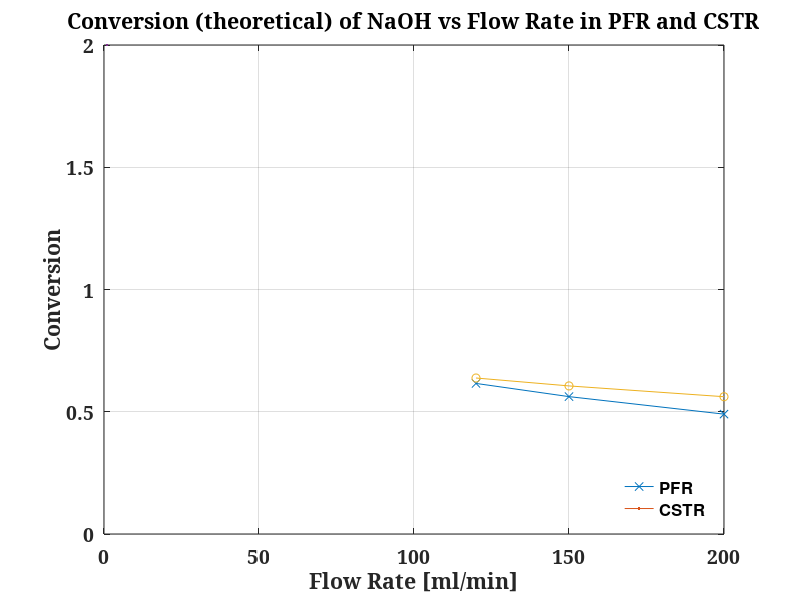

This figure's MATLAB source:
clc;
clear;
% Given Data

mass_NaOH = 40; % g/mol
mass_ETAC = 88.11; % g/mol
mass_HCL =  36.46; % g/mol
rho_ETAC = 0.902; % g/ml
rho_HCL = 1.16; % g/ml

Co_NaOH = 0.05; % gmol/lit
k = 0.19; % l/mol.s



NaOH_flow = [200, 150, 120]; % ml/min
ETAC_flow = [200, 150, 120]; % ml/min

% PFR 
% time in matrix form , each row is for a particular flow rate of NaOH
t_PFR = [101 202 303 404;
    133 266 399 532;
166 332 498 664
]; % s

V_PFR=[7.2 , 7 , 7.3 , 7.4;
   7.6 , 7.4 , 7.8 , 7.3;
    8 , 7.8 , 8 , 7.9]; % titre value of NaOH (ml)

V_reactor_PFR = 675; % ml
V_HCl_PFR= 0.44; % ml


% CSTR
% time in matrix form , each row is for a particular flow rate of NaOH
t_CSTR = [310 620 930 1240;
          420 840 1260 1680;
          501 1002 1503 2004]; %s

V_CSTR=[7.2	7.5	7.4	7.8;
  7.6	7.9	7.5	8;
    8.2	7.9	8	8.1]; % titre value of NaOH (ml)

V_reactor_CSTR = 2050; % ml
V_HCl_CSTR= 0.51; % ml

%%% Calculations PFR %%%
HCl_o_PFR = 1 %mmole
HCl_R_PFR = HCl_o_PFR - (mean(V_PFR,2)*0.1)
C_NaOH_PFR = HCl_R_PFR/10 % V sample = 10 ml
X_exp_PFR = (Co_NaOH-C_NaOH_PFR)/Co_NaOH

% for theoretical
tau_PFR = (V_reactor_PFR./(NaOH_flow+ETAC_flow)).*60 % in s
X_th_PFR = (k*Co_NaOH.*tau_PFR)./(1 + k*Co_NaOH.*tau_PFR)

% for equilibrium
Ceq_NaOH_PFR = V_HCl_PFR*(0.1/10) % in mol/l
Xeq_PFR = (Co_NaOH-Ceq_NaOH_PFR)/Co_NaOH

%%% Calculation CSTR %%%

HCl_o_CSTR = 1 %mmole
HCl_R_CSTR = HCl_o_CSTR - (mean(V_CSTR,2)*0.1);
C_NaOH_CSTR = HCl_R_CSTR/10 % V sample = 10 ml
X_exp_CSTR = (Co_NaOH-C_NaOH_CSTR)/Co_NaOH

% for theoretical
tau_CSTR = (V_reactor_CSTR./(NaOH_flow+ETAC_flow)).*60 % in s
const1 = k*tau_CSTR*Co_NaOH
X_th_CSTR = ((2+(1./const1)) - sqrt((1+4*const1)./(const1.*const1)))/2

% for equilibrium
Ceq_NaOH_CSTR = V_HCl_CSTR*(0.1/10) % in mol/l
Xeq_CSTR = (Co_NaOH-Ceq_NaOH_CSTR)/Co_NaOH

%% 
% Plots for PFR

plot(NaOH_flow,X_exp_PFR,'-x',LineWidth=2);hold on;
title('Conversion of NaOH vs Flow Rate in PFR')
ylabel('Conversion')
xlabel('Flow Rate [ml/min]')
grid on;
plot(NaOH_flow,X_th_PFR,'-o',LineWidth=2);
set(gca,'FontSize',14,'FontWeight','bold','FontName','Cambria')
legend({'Experimental',"Theoretical"},'Location','southeast','FontSize',12,'FontWeight','bold','EdgeColor',[1 1 1])
hold off;

plot(tau_PFR,X_exp_PFR,'-x',LineWidth=2);hold on;
title('Conversion of NaOH vs Theoretical Residence time in PFR')
ylabel('Conversion')
xlabel('Residence Time [s]')
grid on;
plot(tau_PFR,X_th_PFR,'-o',LineWidth=2);
set(gca,'FontSize',14,'FontWeight','bold','FontName','Cambria')
legend({'Experimental',"Theoretical"},'Location','southeast','FontSize',12,'FontWeight','bold','EdgeColor',[1 1 1])
hold off;
%% 
% Plots for CSTR

plot(NaOH_flow,X_exp_CSTR,'-x',LineWidth=2);hold on;
title('Conversion of NaOH vs Flow Rate in CSTR')
ylabel('Conversion')
xlabel('Flow Rate [ml/min]')
grid on;
plot(NaOH_flow,X_th_CSTR,'-o',LineWidth=2);
set(gca,'FontSize',14,'FontWeight','bold','FontName','Cambria')
legend({'Experimental',"Theoretical"},'Location','southeast','FontSize',12,'FontWeight','bold','EdgeColor',[1 1 1])
hold off;

plot(tau_CSTR,X_exp_CSTR,'-x',LineWidth=2);hold on;
title('Conversion of NaOH vs Theoretical Residence time in CSTR')
ylabel('Conversion')
xlabel('Residence Time [s]')
grid on;
plot(tau_CSTR,X_th_CSTR,'-o',LineWidth=2);
set(gca,'FontSize',14,'FontWeight','bold','FontName','Cambria')
legend({'Experimental',"Theoretical"},'Location','southeast','FontSize',12,'FontWeight','bold','EdgeColor',[1 1 1])
hold off;

% MIX PLOT
plot(NaOH_flow,X_exp_PFR,'-x',LineWidth=2);hold on;
title('Conversion (experimental) of NaOH vs Flow Rate in PFR and CSTR')
ylabel('Conversion')
xlabel('Flow Rate [ml/min]')
grid on;
plot(NaOH_flow,X_exp_CSTR,'-o',LineWidth=2);
set(gca,'FontSize',14,'FontWeight','bold','FontName','Cambria')
legend({'PFR',"CSTR"},'Location','southeast','FontSize',12,'FontWeight','bold','EdgeColor',[1 1 1])
hold off;

plot(NaOH_flow,X_th_PFR,'-x',LineWidth=2);hold on;
title('Conversion (theoretical) of NaOH vs Flow Rate in PFR and CSTR')
ylabel('Conversion')
xlabel('Flow Rate [ml/min]')
grid on;
plot(NaOH_flow,X_th_CSTR,'-o',LineWidth=2);
set(gca,'FontSize',14,'FontWeight','bold','FontName','Cambria')
legend({'PFR',"CSTR"},'Location','southeast','FontSize',12,'FontWeight','bold','EdgeColor',[1 1 1])
hold off;